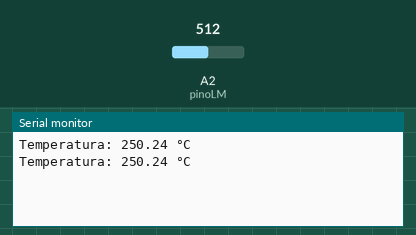
A sketch run on a simulated Arduino Uno, built with avr-gcc and run on an emulated ATmega328P. Parts: the last lines printed to the serial monitor. The test bench sets the inputs (shaded band); at power-on: A2 (pinoLM) = 512.

Above: at 1.8 s.
1.9 s: A2 (pinoLM) set to 716
At 2.8 s:
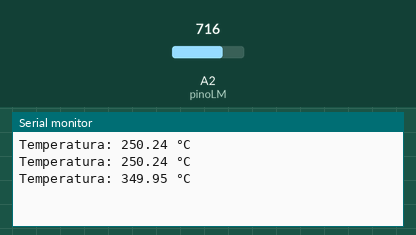
3.4 s: A2 (pinoLM) set to 900
At 4.4 s:
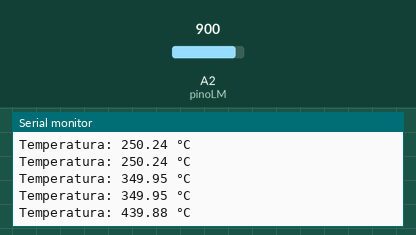
Timing chart, 0 to 6.4 s (numbered marks = the images above; inputs shaded):
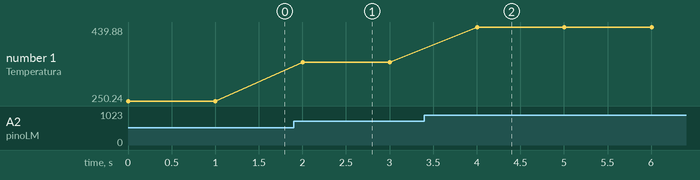

The sketch:

codigoLM35.ino
```cpp
#define pinoLM A2 //pino do Arduino usado para a conexão
float Temperatura; //declara uma variável auxiliar para resposta do sensor

void setup()
{
  Serial.begin(9600); //inicialização do Monitor Serial
}

void loop()
{
  //Atribuição dos valores medidos
  Temperatura = (float(analogRead(pinoLM))*5/(1023))/0.01; //temperatura lida pelo sensor

  //Impressão dos dados no Monitor Serial
  Serial.print("Temperatura: ");
  Serial.print(Temperatura);
  Serial.println(" °C"); //temperatura em Graus Celsius

  delay(1000); //intervalo de 1 segundo
}
```

sensor.ino
```cpp

```

Measured:
- after the input at 1.9 s, the serial monitor: prints a new line after 0.10 s (image 1)
- after the input at 3.4 s, the serial monitor: prints a new line after 0.60 s (image 2)
- plotted number 1: 250.24 → 349.95 after the input at 1.9 s, 349.95 → 439.88 after the input at 3.4 s
